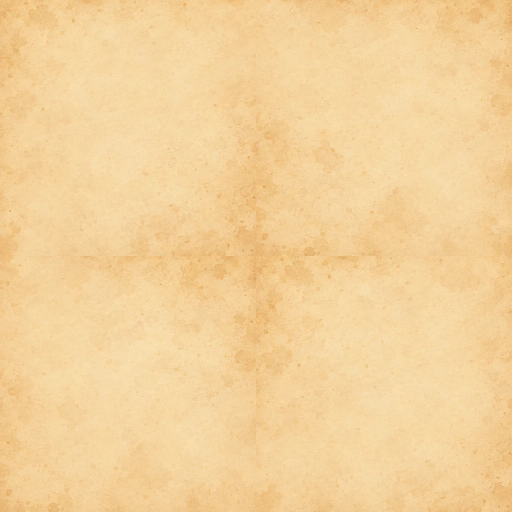
#> input picture assets/map/paper.webp, 1024 x 1024 px, given in place of paper.png, which was not available (shown at 1/2 size)
$ python seamless.py assets/map/_raw/paper.png assets/map/paper.webp
#> lines starting #> are read from the running program, lines starting #| are printed output that depends on the picture; pictures that were not available may be replaced by others from this repository, and a replacement may not be noted
#!/usr/bin/env python3
"""
Zamiana kafla papieru w BEZSZWOWY — przesunięcie o pół i wtopienie szwu.

Model nie potrafi wygenerować kafla, który skleja się sam ze sobą: krawędzie
zawsze się różnią i przy przewijaniu mapy widać poziomą kreskę co ekran.
Robimy to więc rachunkiem, nie promptem.

Metoda: przesuwamy obraz cyklicznie o połowę w obu osiach (szwy lądują na
środku, gdzie je widać i można je zamalować), a potem wtapiamy w nie kopię
sprzed przesunięcia z maską o miękkich brzegach. Po tym zabiegu brzegi obrazu
są dokładnie tym, co było w jego środku — czyli pasują do siebie idealnie.

Uruchom:  python3 scripts/seamless.py assets/map/_raw/paper.png assets/map/paper.webp
"""
import sys, pathlib
import numpy as np
import cv2


def seamless(img: np.ndarray, feather: float = 0.25) -> np.ndarray:
    """`feather` — szerokość strefy wtapiania jako ułamek boku."""
    h, w = img.shape[:2]
    rolled = np.roll(np.roll(img, h // 2, axis=0), w // 2, axis=1)

    # Maska: 1 na środku przesuniętego obrazu, 0 przy jego krawędziach. Szwy
    # przesuniętej kopii leżą dokładnie przy krawędziach, więc maska je wycina.
    fy, fx = max(int(h * feather), 1), max(int(w * feather), 1)
    ramp_y = np.clip(np.minimum(np.arange(h), h - 1 - np.arange(h)) / fy, 0, 1)
    ramp_x = np.clip(np.minimum(np.arange(w), w - 1 - np.arange(w)) / fx, 0, 1)
    mask = (ramp_y[:, None] * ramp_x[None, :]).astype(np.float32)
    mask = cv2.GaussianBlur(mask, (0, 0), min(fy, fx) / 4)[..., None]

    out = rolled * mask + img * (1 - mask)
    return np.clip(out, 0, 255).astype(np.uint8)


def check(img: np.ndarray) -> tuple[float, float]:
    """Różnica między przeciwległymi krawędziami — im bliżej 0, tym lepiej."""
    a = img.astype(np.float32)
    return (float(np.abs(a[0] - a[-1]).mean()), float(np.abs(a[:, 0] - a[:, -1]).mean()))


if __name__ == "__main__":
    src, dst = pathlib.Path(sys.argv[1]), pathlib.Path(sys.argv[2])
    img = cv2.imread(str(src), cv2.IMREAD_COLOR)
#> img is the input picture: shape (1024, 1024, 3); mean B, G, R 154.2, 209, 243.4
    if img is None:
        sys.exit(f"nie wczytam {src}")

    before = check(img)
#> before = (8.46, 6.23)
    out = seamless(img)
#> in seamless, `out = rolled * mask + img * (1 - mask)`:
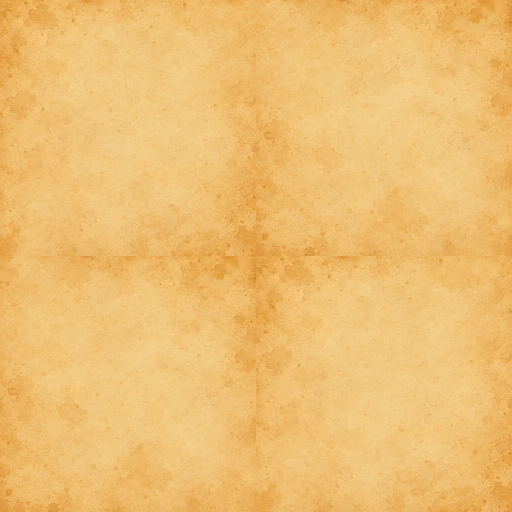
#> out: shape (1024, 1024, 3) float32 (shown at 1/2 size); mean B, G, R 154.5, 209, 242.1; drawn with min black and max white
    after = check(out)
#> after = (8.06, 5.97)

    dst.parent.mkdir(parents=True, exist_ok=True)
    cv2.imwrite(str(dst), out, [cv2.IMWRITE_WEBP_QUALITY, 88])
    print(f"  szew poziomy: {before[0]:5.1f} -> {after[0]:5.1f}")
#|   szew poziomy:   8.5 ->   8.1
    print(f"  szew pionowy: {before[1]:5.1f} -> {after[1]:5.1f}")
#|   szew pionowy:   6.2 ->   6.0
#> (the run stopped early here; a loop or call above may not have finished)

$ run again, with assets/map/card.webp copied over assets/map/paper.webp
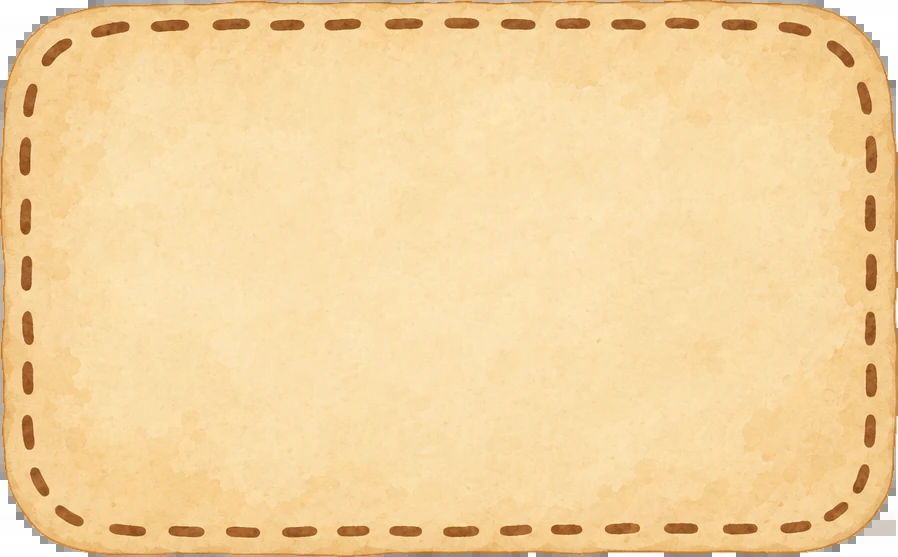
#> input picture assets/map/card.webp, 898 x 557 px, given in place of paper.png, which was not available
#> img is the input picture: shape (557, 898, 3); mean B, G, R 159, 212.3, 243.8
#> before = (34.85, 42.72)
#> in seamless, `rolled = np.roll(np.roll(img, h // 2, axis=0), w // 2, axis=1)`:
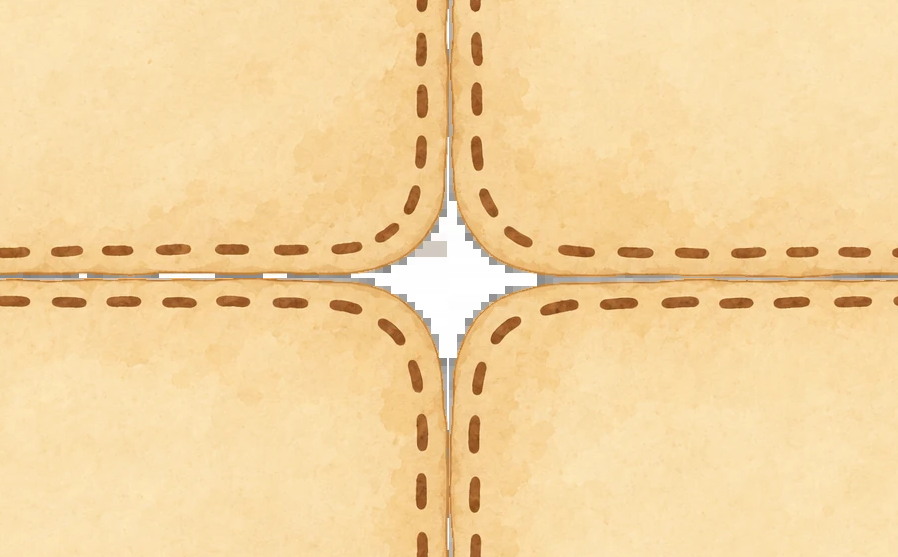
#> rolled: shape (557, 898, 3); mean B, G, R 159, 212.3, 243.8
#> in seamless, `out = rolled * mask + img * (1 - mask)`:
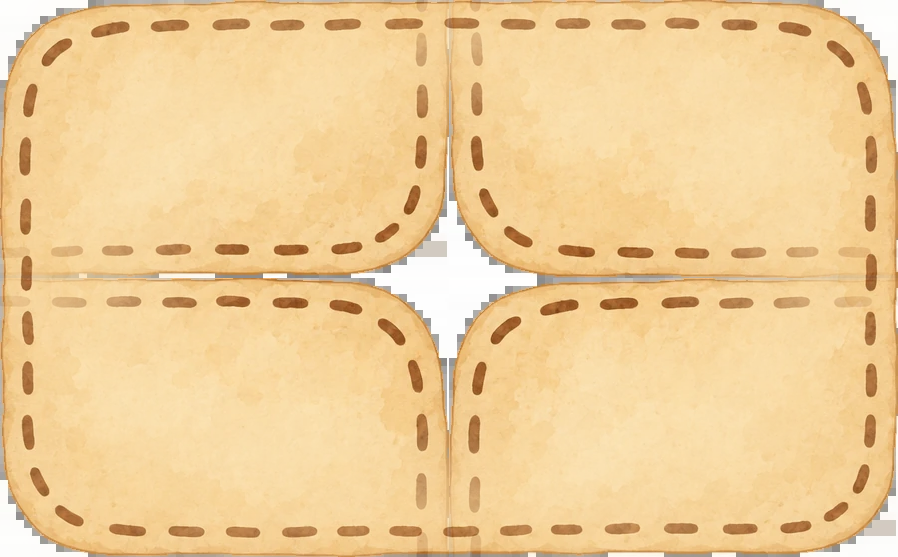
#> out: shape (557, 898, 3) float32; mean B, G, R 152.4, 206.7, 240.3
#> after = (28.79, 38.09)
#|   szew poziomy:  34.9 ->  28.8
#|   szew pionowy:  42.7 ->  38.1
